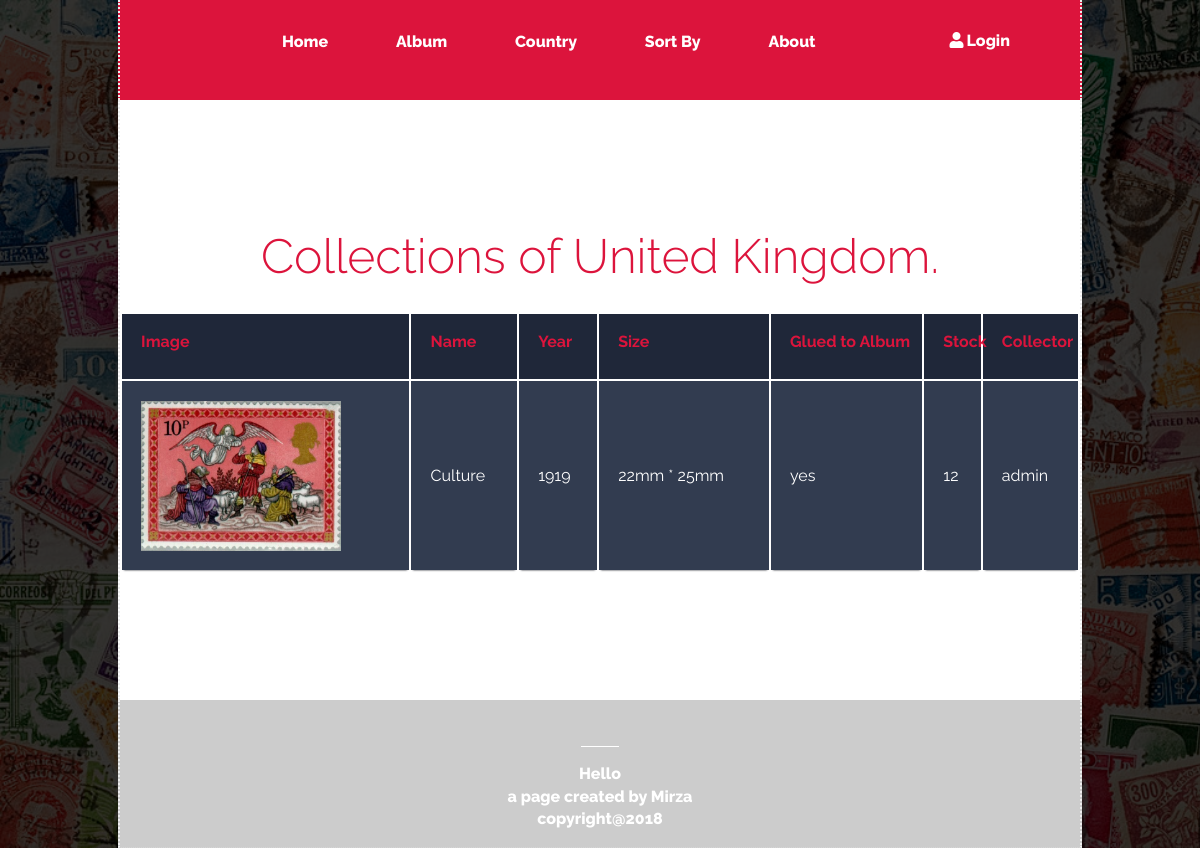
Page /england.php on the committed database.
### tables this page shows
CREATE TABLE `stamp` (
  `id` int(11) NOT NULL,
  `name` varchar(50) NOT NULL,
  `country` char(3) NOT NULL,
  `year` year(4) NOT NULL,
  `size` varchar(50) NOT NULL,
  `pic_src` varchar(350) NOT NULL,
  `count` int(5) NOT NULL,
  `glued` char(3) NOT NULL,
  `collector` int(11) NOT NULL
);

CREATE TABLE `user` (
  `a_id` int(11) NOT NULL,
  `a_name` varchar(50) NOT NULL,
  `email` varchar(50) NOT NULL,
  `password` varchar(20) NOT NULL
);

### england.php (the view, shortened to what this page needs)
<?php
 include 'connection.php';
 $query = "SELECT * FROM stamp A LEFT JOIN `user` B ON A.collector=B.a_id LEFT JOIN countries C on A.country =C.code WHERE A.country='UK'";
$data = mysqli_query($conn, $query);
$total = mysqli_num_rows($data);
include 'partials/header.php';
if ($total!=0){
?>
<div class="wrap" id="text">
    <h1>Collections of United Kingdom.</h1>
    <table class="container">
        <thead>
            <tr>
                <th><h1>Image</h1></th>
                <th><h1>Name</h1></th>
                <th><h1>Year</h1></th>
                <th><h1>Size</h1></th>
                <th><h1>Glued to Album</h1></th>
                <th><h1>Stock</h1></th>
                <th><h1>Collector</h1></th>
            </tr>
        </thead>
        <?php
        while($result= mysqli_fetch_assoc($data))
        {
            echo "<tbody>
                <tr>
                    <td><a href='$result[pic_src]'><img src='".$result['pic_src']."'height='100px' width='100px'/></a></td>
                    <td>".$result['name']."</td>
                    <td>".$result['year']."</td>
                    <td>".$result['size']."</td>
                    <td>".$result['glued']."</td>
                    <td>".$result['count']."</td>
                    <td>".$result['a_name']."</td>
                </tr>
            <tbody>";
        }
        } else{
        }
        ?>
    </table>
</div>
<?php include 'partials/footer.php';?>

### partials/style.php (style rules this page uses)
body { font-family: 'Raleway', sans-serif; font-weight: 800; margin: 0; padding: 0; line-height: 1.42em; color:black; background-image: url(images/bg.jpg); background-repeat: no-repeat; background-size: cover; background-attachment: fixed; box-shadow: inset 0 0 0 1000px rgba(0,0,0,0.8); }
.wrap { background-color: #FFF; max-width: 80%; margin: 0 auto; text-align:left; border-left: 2px dotted #eee; border-right: 2px dotted #eee; }
#text { padding-top: 100px; }
td { padding:30px; }
h1 { font-size:3em; font-weight: 300; line-height:1em; text-align: center; color: crimson; }
.container th h1 { font-weight: bold; font-size: 1em; text-align: left; color: crimson; }
.container td { font-weight: normal; font-size: 1em; box-shadow: 0 2px 2px -2px #0E1119; color:white; }
.container { text-align: left; overflow: hidden; width: 100%; margin: 0 auto; display: table; padding: 0 0 8em 0; }
.container td, .container th { padding-bottom: 2%; padding-top: 2%; padding-left:2%; }
.container tr:nth-child(odd) { background-color: #323C50; }
.container th { background-color: #1F2739; }
.container td:first-child { color: crimson; }
img { width:200px; height:150px; }
a { color:white; text-decoration:none; }

### rows in the picture
stamp: pic_src (picture), name "Culture", year "1919", size "22mm * 25mm", glued "yes", count "12", user.a_name "admin"
